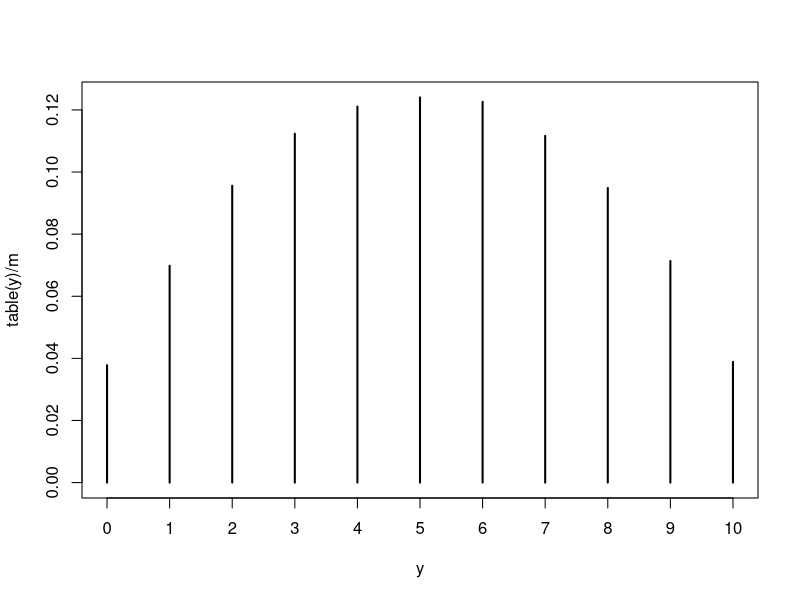
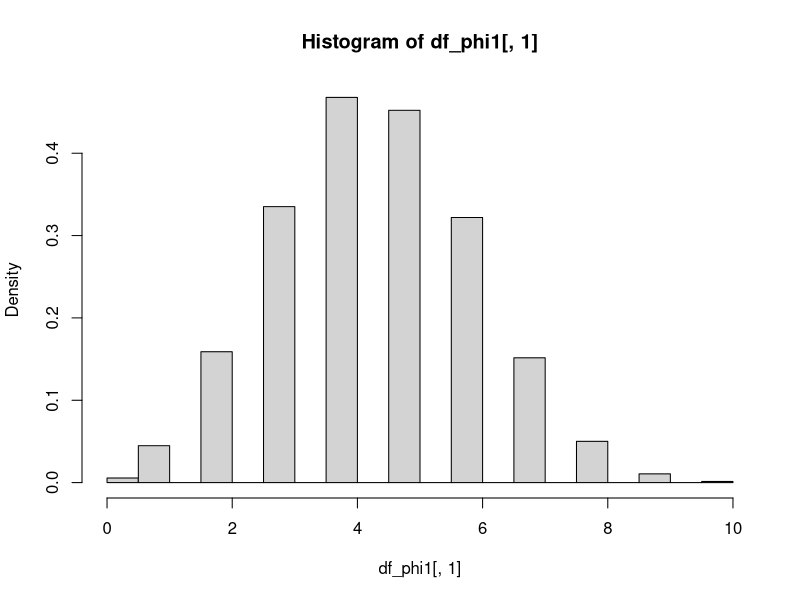
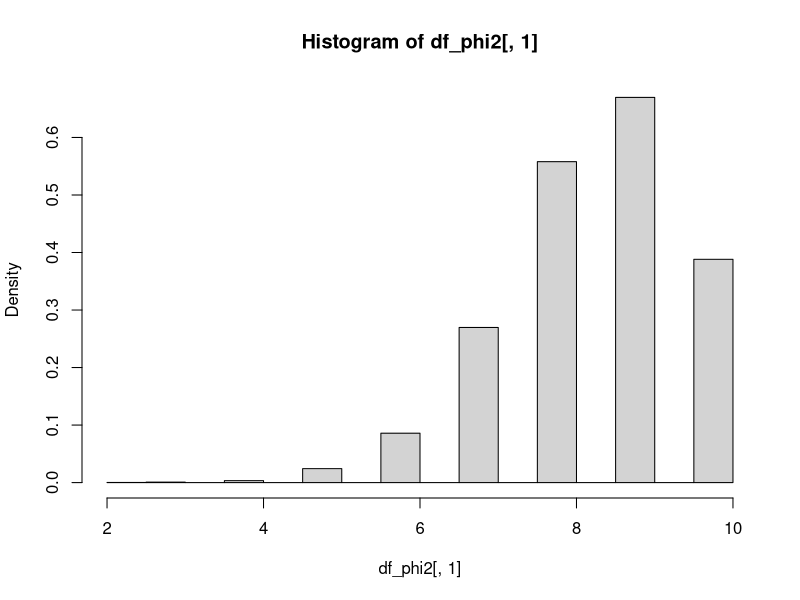
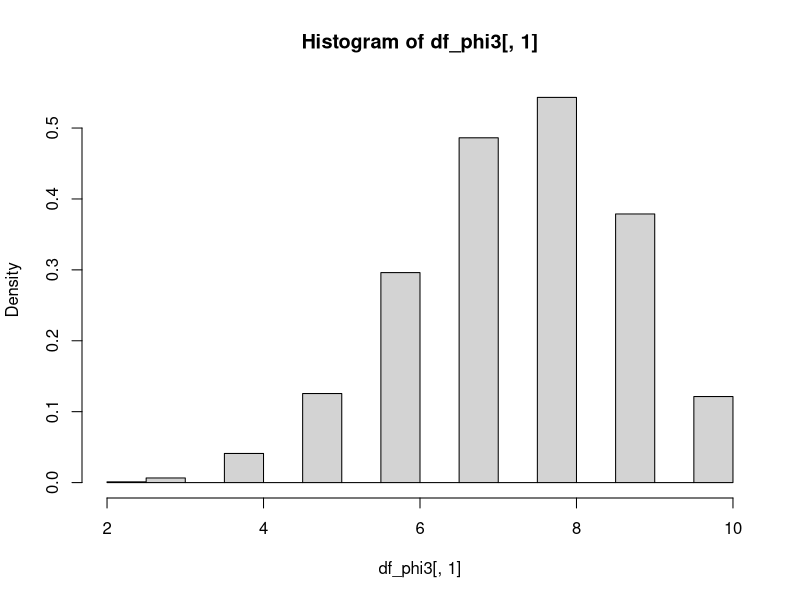

The R script that drew these images, in order:
#1. Simulate phi_i from Beta(2,2)
#2. Simulate y_i from Binom(10, phi_i)

m = 1e5
y = numeric(m)
phi = numeric(m)

# draw joint probability distribution for phi and y for m

for(i in 1:m){
  phi[i] = rbeta(n=1, shape1 = 2.0, shape2 = 2.0 )
  y[i] = rbinom(1, size=10, prob = phi[i])
}

# instead of forloop use Vectors

phi = rbeta( n=m, shape1 = 2.0, shape2 = 2.0 )
y = rbinom(n = m, size = 10, prob = phi)

table(y)
table(y)/m
plot(table(y)/m)

mean(y)

df = data.frame(y,phi)
df_phi1 = subset(df, phi < 0.5 & phi > 0.4)
hist(df_phi1[,1], freq = FALSE)

df_phi2 = subset(df, phi < 0.9 & phi > 0.8)
hist(df_phi2[,1], freq = FALSE)

df_phi3 = subset(df, phi < 0.8 & phi > 0.7)
hist(df_phi3[,1], freq = FALSE)
